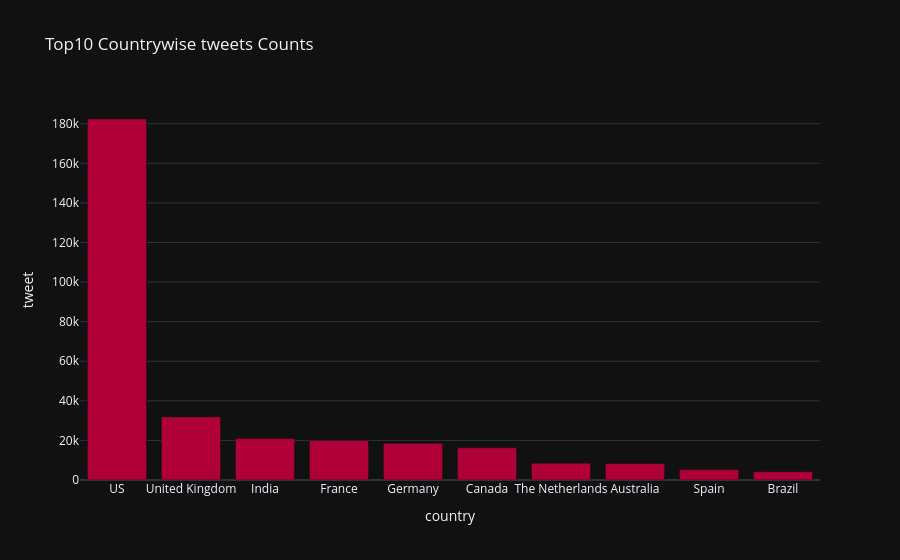

The notebook cell saved with this chart:
### Markdown cell above
**Top10 Country-wise tweets Counts**\
So, let's find out the top 10 countries that are most active in tweeting during the elections.

### Code cell
# Top10 Countrywise tweets Counts
top10countries = data.groupby('country')['tweet'].count(
).sort_values(ascending=False).reset_index().head(10)
# top10countries

# Interactive bar chart
fig = px.bar(top10countries, x='country', y='tweet',
             template='plotly_dark',
             color_discrete_sequence=px.colors.qualitative.Dark24_r,
             title='Top10 Countrywise tweets Counts')

# To view the graph
fig.show()

### Figure 1 — Plotly figure (JSON) as saved in the notebook; plotly's stock layout.template omitted (floating-point values rounded to 4 significant figures)
{"data": [{"hovertemplate": "country=%{x}<br>tweet=%{y}<extra></extra>", "legendgroup": "", "marker": {"color": "#AF0038", "pattern": {"shape": ""}}, "name": "", "orientation": "v", "showlegend": false, "textposition": "auto", "type": "bar", "x": ["US", "United Kingdom", "India", "France", "Germany", "Canada", "The Netherlands", "Australia", "Spain", "Brazil"], "xaxis": "x", "y": [182382, 31869, 20931, 19996, 18534, 16250, 8491, 8330, 5254, 4211], "yaxis": "y"}], "layout": {"barmode": "relative", "legend": {"tracegroupgap": 0}, "title": {"text": "Top10 Countrywise tweets Counts"}, "xaxis": {"anchor": "y", "domain": [0, 1], "title": {"text": "country"}}, "yaxis": {"anchor": "x", "domain": [0, 1], "title": {"text": "tweet"}}}}
